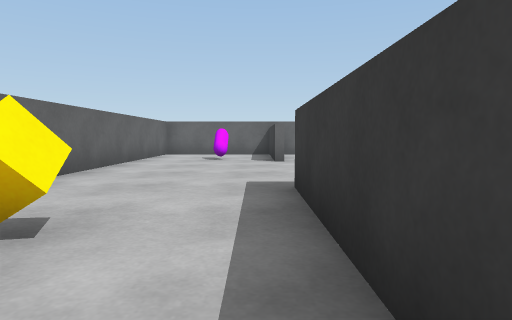
[1] (above)

19 first-person views from a walk through a 3-D level made in the Unity game engine. The camera is 0.66 m above the floor, tilts 4° down and sees 75° across. The floor is counted in squares, 1 m on a side. Each view is taken from the middle of a square. On the plan, view 1 faces up. The plan holds only what a view shows up to about 10 squares ahead; the rest is blank. The player character is not drawn.

[2]
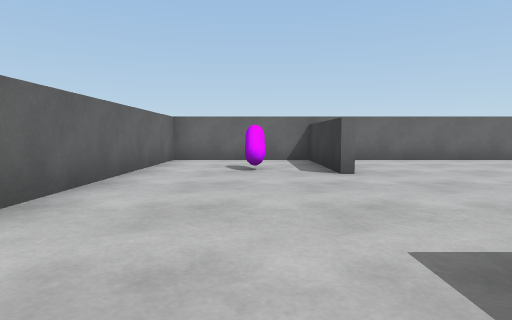

[3]
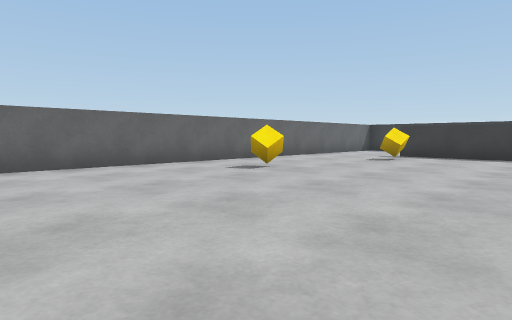

[4]
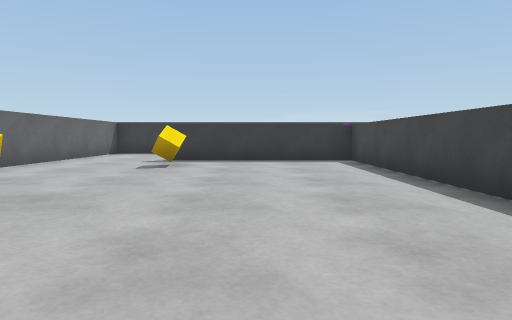

[5]
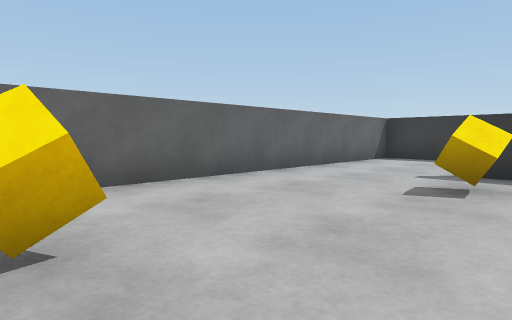

[6]
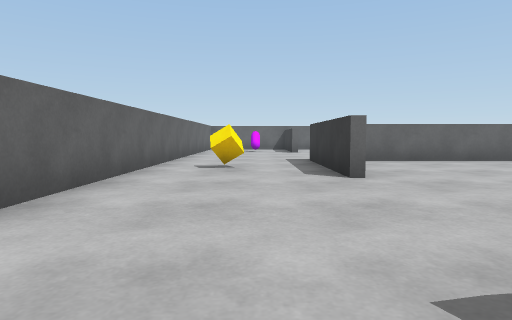

[7]
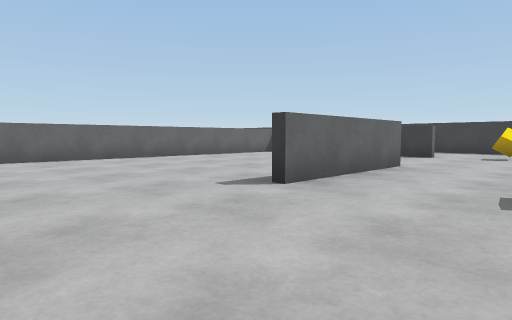

[8]
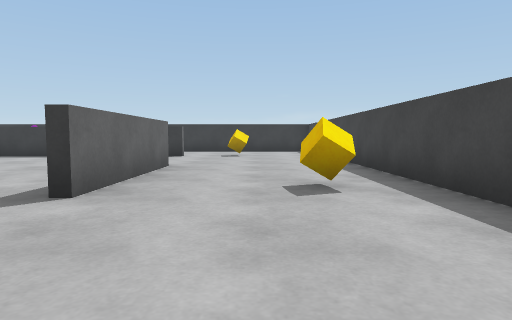

[9]
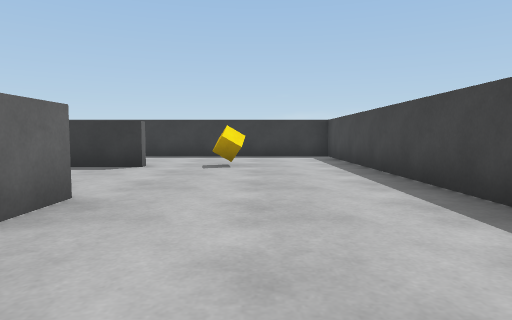

[10]
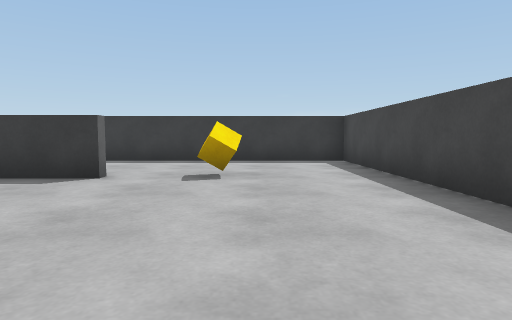

[11]
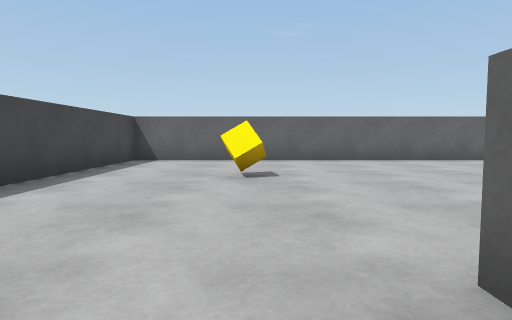

[12]
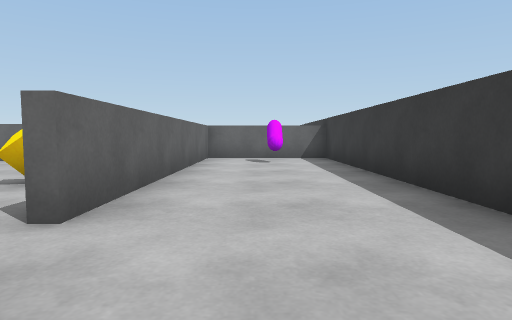

[13]
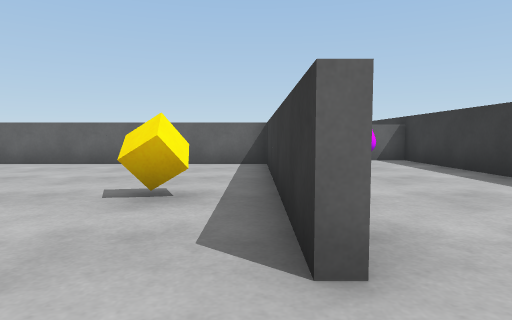

[14]
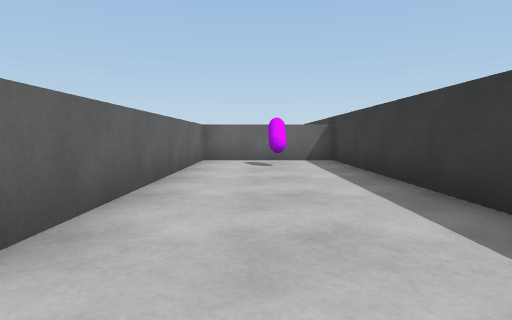

[15]
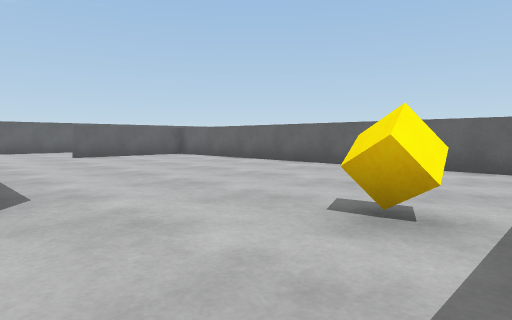

[16]
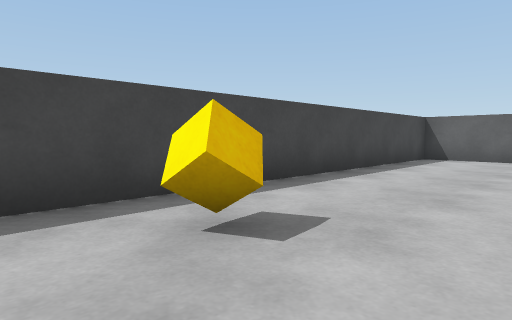

[17]
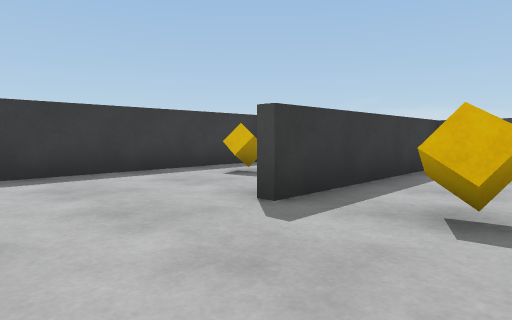

[18]
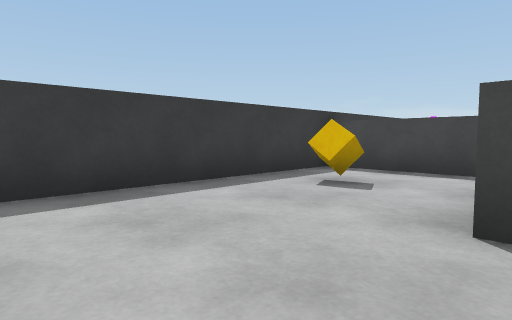

[19]
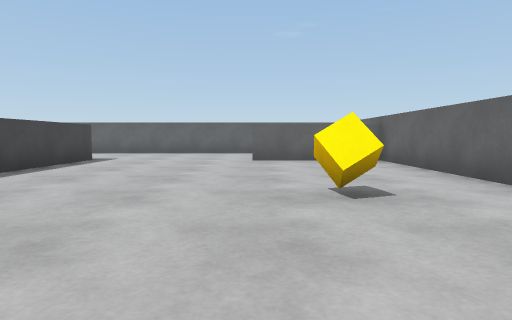

### Floor plan
Points are (right, up) in squares from view 1. A wall is a line through its corners. A room is listed if a view was taken in it or the views show most of it. See-through windows are left out.
Room 1 (views 1, 2, 3, 4, 5, 6, 7, 8, 9, 10, 11, 12, 13, 14, 15, 16, 17, 18, 19)
walls: (6.4, 4.3) (12.3, 4.3) (12.3, 9.5); (8.6, -3) (4.5, -3); (0.5, 0.2) (0.5, 4.3) (4, 4.3); (12.3, -2.6) (12.3, 4.1) (2, 4.1); (13.2, 5.6) (15.9, 5.6); (0.5, 8.9) (0.5, 12.5) (-3.3, 12.5) (-3.3, -7.4) (16.2, -7.4) (16.2, 5.3) (12.5, 5.3) (12.5, -2.6); (16.2, 5.6) (16.2, 12.1); (15.8, 12.5) (0.8, 12.5) (0.8, 8.9)
objects: cube (-2, 2); purple capsule (-1, 10); cube (0, -4); cube (5, -6); cube (6, 10); cube (11, 0); cube (11, 9); cube (13, -4); purple capsule (14, 4); cube (15, 8)

Positions as (right, up) in squares from view 1, and headings:
1: (0, 0), facing up
2: (-1, 3), facing up
3: (1, 5), facing up-right
4: (3, 7), facing right
5: (6, 8), facing up-right
6: (-1, -5), facing up
7: (1, -6), facing up-right
8: (1, -5), facing right
9: (5, -5), facing right
10: (7, -5), facing right
11: (6, -4), facing left
12: (14, -5), facing up
13: (12, -4), facing up
14: (14, -4), facing up
15: (12, -3), facing up-left
16: (7, -4), facing down-left
17: (10, 12), facing down-right
18: (12, 12), facing down-right
19: (10, 9), facing left
